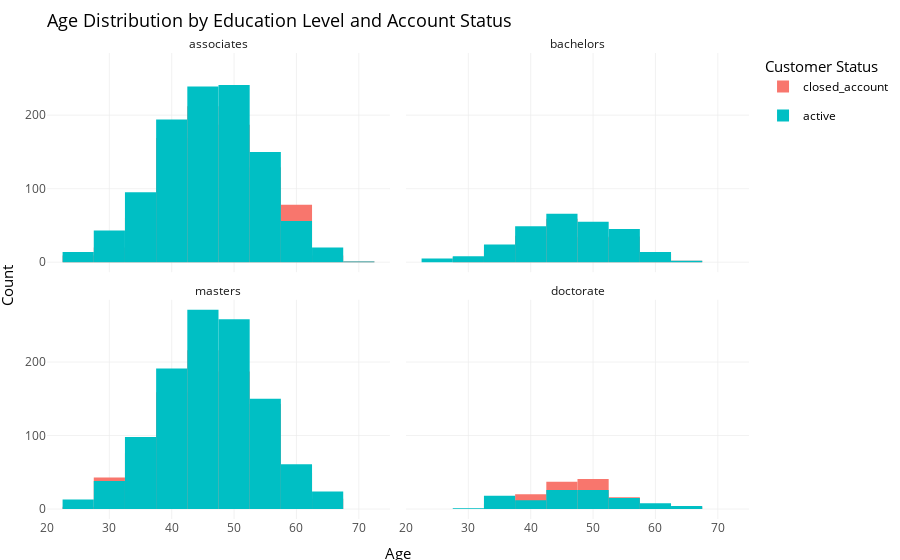

Notebook cell for this chart:
### Markdown cell above
## Supporting Analysis

### Code cell
age_summary <- credit_card_df %>%
  group_by(customer_status) %>%
  summarize(mean_age = mean(age))
age_summary

p <- ggplot(credit_card_df, aes(x = age, fill = customer_status)) +
  geom_histogram(binwidth = 5, position = "identity") +
  facet_wrap(~ education) +
  labs(title = "Age Distribution by Education Level and Account Status",
       x = "Age",
       y = "Count",
       fill = "Customer Status") +
  theme_minimal()
p <- ggplotly(p)
p

### Figure 1 — Plotly figure (JSON) as saved in the notebook; plotly's stock layout.template omitted (floating-point values rounded to 4 significant figures)
{"data": [{"orientation": "v", "width": [5, 5, 5, 5, 5, 5, 5, 5, 5, 5], "base": [0, 0, 0, 0, 0, 0, 0, 0, 0, 0], "x": [25, 30, 35, 40, 45, 50, 55, 60, 65, 70], "y": [9, 20, 60, 169, 212, 187, 129, 78, 9, 1], "text": ["count:   9<br />age: 25<br />customer_status: closed_account", "count:  20<br />age: 30<br />customer_status: closed_account", "count:  60<br />age: 35<br />customer_status: closed_account", "count: 169<br />age: 40<br />customer_status: closed_account", "count: 212<br />age: 45<br />customer_status: closed_account", "count: 187<br />age: 50<br />customer_status: closed_account", "count: 129<br />age: 55<br />customer_status: closed_account", "count:  78<br />age: 60<br />customer_status: closed_account", "count:   9<br />age: 65<br />customer_status: closed_account", "count:   1<br />age: 70<br />customer_status: closed_account"], "type": "bar", "textposition": "none", "marker": {"autocolorscale": false, "color": "rgba(248,118,109,1)", "line": {"width": 1.89, "color": "transparent"}}, "name": "closed_account", "legendgroup": "closed_account", "showlegend": true, "xaxis": "x", "yaxis": "y", "hoverinfo": "text"}, {"orientation": "v", "width": [5, 5, 5, 5, 5, 5, 5, 5, 5, 5], "base": [0, 0, 0, 0, 0, 0, 0, 0, 0, 0], "x": [25, 30, 35, 40, 45, 50, 55, 60, 65, 70], "y": [0, 7, 17, 36, 59, 34, 35, 11, 2, 0], "text": ["count:   0<br />age: 25<br />customer_status: closed_account", "count:   7<br />age: 30<br />customer_status: closed_account", "count:  17<br />age: 35<br />customer_status: closed_account", "count:  36<br />age: 40<br />customer_status: closed_account", "count:  59<br />age: 45<br />customer_status: closed_account", "count:  34<br />age: 50<br />customer_status: closed_account", "count:  35<br />age: 55<br />customer_status: closed_account", "count:  11<br />age: 60<br />customer_status: closed_account", "count:   2<br />age: 65<br />customer_status: closed_account", "count:   0<br />age: 70<br />customer_status: closed_account"], "type": "bar", "textposition": "none", "marker": {"autocolorscale": false, "color": "rgba(248,118,109,1)", "line": {"width": 1.89, "color": "transparent"}}, "name": "closed_account", "legendgroup": "closed_account", "showlegend": false, "xaxis": "x2", "yaxis": "y", "hoverinfo": "text"}, {"orientation": "v", "width": [5, 5, 5, 5, 5, 5, 5, 5, 5, 5], "base": [0, 0, 0, 0, 0, 0, 0, 0, 0, 0], "x": [25, 30, 35, 40, 45, 50, 55, 60, 65, 70], "y": [3, 43, 76, 159, 216, 187, 143, 50, 14, 0], "text": ["count:   3<br />age: 25<br />customer_status: closed_account", "count:  43<br />age: 30<br />customer_status: closed_account", "count:  76<br />age: 35<br />customer_status: closed_account", "count: 159<br />age: 40<br />customer_status: closed_account", "count: 216<br />age: 45<br />customer_status: closed_account", "count: 187<br />age: 50<br />customer_status: closed_account", "count: 143<br />age: 55<br />customer_status: closed_account", "count:  50<br />age: 60<br />customer_status: closed_account", "count:  14<br />age: 65<br />customer_status: closed_account", "count:   0<br />age: 70<br />customer_status: closed_account"], "type": "bar", "textposition": "none", "marker": {"autocolorscale": false, "color": "rgba(248,118,109,1)", "line": {"width": 1.89, "color": "transparent"}}, "name": "closed_account", "legendgroup": "closed_account", "showlegend": false, "xaxis": "x", "yaxis": "y2", "hoverinfo": "text"}, {"orientation": "v", "width": [5, 5, 5, 5, 5, 5, 5, 5, 5, 5], "base": [0, 0, 0, 0, 0, 0, 0, 0, 0, 0], "x": [25, 30, 35, 40, 45, 50, 55, 60, 65, 70], "y": [0, 0, 7, 20, 37, 41, 16, 2, 3, 0], "text": ["count:   0<br />age: 25<br />customer_status: closed_account", "count:   0<br />age: 30<br />customer_status: closed_account", "count:   7<br />age: 35<br />customer_status: closed_account", "count:  20<br />age: 40<br />customer_status: closed_account", "count:  37<br />age: 45<br />customer_status: closed_account", "count:  41<br />age: 50<br />customer_status: closed_account", "count:  16<br />age: 55<br />customer_status: closed_account", "count:   2<br />age: 60<br />customer_status: closed_account", "count:   3<br />age: 65<br />customer_status: closed_account", "count:   0<br />age: 70<br />customer_status: closed_account"], "type": "bar", "textposition": "none", "marker": {"autocolorscale": false, "color": "rgba(248,118,109,1)", "line": {"width": 1.89, "color": "transparent"}}, "name": "closed_account", "legendgroup": "closed_account", "showlegend": false, "xaxis": "x2", "yaxis": "y2", "hoverinfo": "text"}, {"orientation": "v", "width": [5, 5, 5, 5, 5, 5, 5, 5, 5, 5], "base": [0, 0, 0, 0, 0, 0, 0, 0, 0, 0], "x": [25, 30, 35, 40, 45, 50, 55, 60, 65, 70], "y": [14, 43, 95, 194, 239, 241, 150, 56, 20, 1], "text": ["count:  14<br />age: 25<br />customer_status: active", "count:  43<br />age: 30<br />customer_status: active", "count:  95<br />age: 35<br />customer_status: active", "count: 194<br />age: 40<br />customer_status: active", "count: 239<br />age: 45<br />customer_status: active", "count: 241<br />age: 50<br />customer_status: active", "count: 150<br />age: 55<br />customer_status: active", "count:  56<br />age: 60<br />customer_status: active", "count:  20<br />age: 65<br />customer_status: active", "count:   1<br />age: 70<br />customer_status: active"], "type": "bar", "textposition": "none", "marker": {"autocolorscale": false, "color": "rgba(0,191,196,1)", "line": {"width": 1.89, "color": "transparent"}}, "name": "active", "legendgroup": "active", "showlegend": true, "xaxis": "x", "yaxis": "y", "hoverinfo": "text"}, {"orientation": "v", "width": [5, 5, 5, 5, 5, 5, 5, 5, 5, 5], "base": [0, 0, 0, 0, 0, 0, 0, 0, 0, 0], "x": [25, 30, 35, 40, 45, 50, 55, 60, 65, 70], "y": [5, 8, 24, 49, 66, 55, 45, 14, 2, 0], "text": ["count:   5<br />age: 25<br />customer_status: active", "count:   8<br />age: 30<br />customer_status: active", "count:  24<br />age: 35<br />customer_status: active", "count:  49<br />age: 40<br />customer_status: active", "count:  66<br />age: 45<br />customer_status: active", "count:  55<br />age: 50<br />customer_status: active", "count:  45<br />age: 55<br />customer_status: active", "count:  14<br />age: 60<br />customer_status: active", "count:   2<br />age: 65<br />customer_status: active", "count:   0<br />age: 70<br />customer_status: active"], "type": "bar", "textposition": "none", "marker": {"autocolorscale": false, "color": "rgba(0,191,196,1)", "line": {"width": 1.89, "color": "transparent"}}, "name": "active", "legendgroup": "active", "showlegend": false, "xaxis": "x2", "yaxis": "y", "hoverinfo": "text"}, {"orientation": "v", "width": [5, 5, 5, 5, 5, 5, 5, 5, 5, 5], "base": [0, 0, 0, 0, 0, 0, 0, 0, 0, 0], "x": [25, 30, 35, 40, 45, 50, 55, 60, 65, 70], "y": [13, 38, 98, 191, 271, 258, 150, 61, 24, 0], "text": ["count:  13<br />age: 25<br />customer_status: active", "count:  38<br />age: 30<br />customer_status: active", "count:  98<br />age: 35<br />customer_status: active", "count: 191<br />age: 40<br />customer_status: active", "count: 271<br />age: 45<br />customer_status: active", "count: 258<br />age: 50<br />customer_status: active", "count: 150<br />age: 55<br />customer_status: active", "count:  61<br />age: 60<br />customer_status: active", "count:  24<br />age: 65<br />customer_status: active", "count:   0<br />age: 70<br />customer_status: active"], "type": "bar", "textposition": "none", "marker": {"autocolorscale": false, "color": "rgba(0,191,196,1)", "line": {"width": 1.89, "color": "transparent"}}, "name": "active", "legendgroup": "active", "showlegend": false, "xaxis": "x", "yaxis": "y2", "hoverinfo": "text"}, {"orientation": "v", "width": [5, 5, 5, 5, 5, 5, 5, 5, 5, 5], "base": [0, 0, 0, 0, 0, 0, 0, 0, 0, 0], "x": [25, 30, 35, 40, 45, 50, 55, 60, 65, 70], "y": [0, 1, 18, 12, 26, 26, 15, 8, 4, 0], "text": ["count:   0<br />age: 25<br />customer_status: active", "count:   1<br />age: 30<br />customer_status: active", "count:  18<br />age: 35<br />customer_status: active", "count:  12<br />age: 40<br />customer_status: active", "count:  26<br />age: 45<br />customer_status: active", "count:  26<br />age: 50<br />customer_status: active", "count:  15<br />age: 55<br />customer_status: active", "count:   8<br />age: 60<br />customer_status: active", "count:   4<br />age: 65<br />customer_status: active", "count:   0<br />age: 70<br />customer_status: active"], "type": "bar", "textposition": "none", "marker": {"autocolorscale": false, "color": "rgba(0,191,196,1)", "line": {"width": 1.89, "color": "transparent"}}, "name": "active", "legendgroup": "active", "showlegend": false, "xaxis": "x2", "yaxis": "y2", "hoverinfo": "text"}], "layout": {"margin": {"t": 52.53, "r": 7.306, "b": 37.26, "l": 43.1}, "font": {"color": "rgba(0,0,0,1)", "family": "", "size": 14.61}, "title": {"text": "Age Distribution by Education Level and Account Status", "font": {"color": "rgba(0,0,0,1)", "family": "", "size": 17.53}, "x": 0, "xref": "paper"}, "xaxis": {"domain": [0, 0.4886], "automargin": true, "type": "linear", "autorange": false, "range": [20, 75], "tickmode": "array", "ticktext": ["20", "30", "40", "50", "60", "70"], "tickvals": [20, 30, 40, 50, 60, 70], "categoryorder": "array", "categoryarray": ["20", "30", "40", "50", "60", "70"], "nticks": {}, "ticks": "", "tickcolor": {}, "ticklen": 3.653, "tickwidth": 0, "showticklabels": true, "tickfont": {"color": "rgba(77,77,77,1)", "family": "", "size": 11.69}, "tickangle": 0, "showline": false, "linecolor": {}, "linewidth": 0, "showgrid": true, "gridcolor": "rgba(235,235,235,1)", "gridwidth": 0.6642, "zeroline": false, "anchor": "y2", "title": "", "hoverformat": ".2f"}, "annotations": [{"text": "Age", "x": 0.5, "y": 0, "showarrow": false, "ax": 0, "ay": 0, "font": {"color": "rgba(0,0,0,1)", "family": "", "size": 14.61}, "xref": "paper", "yref": "paper", "textangle": 0, "xanchor": "center", "yanchor": "top", "annotationType": "axis", "yshift": -21.92}, {"text": "Count", "x": 0, "y": 0.5, "showarrow": false, "ax": 0, "ay": 0, "font": {"color": "rgba(0,0,0,1)", "family": "", "size": 14.61}, "xref": "paper", "yref": "paper", "textangle": -90, "xanchor": "right", "yanchor": "center", "annotationType": "axis", "xshift": -27.76}, {"text": "associates", "x": 0.2443, "y": 1, "showarrow": false, "ax": 0, "ay": 0, "font": {"color": "rgba(26,26,26,1)", "family": "", "size": 11.69}, "xref": "paper", "yref": "paper", "textangle": 0, "xanchor": "center", "yanchor": "bottom"}, {"text": "bachelors", "x": 0.7557, "y": 1, "showarrow": false, "ax": 0, "ay": 0, "font": {"color": "rgba(26,26,26,1)", "family": "", "size": 11.69}, "xref": "paper", "yref": "paper", "textangle": 0, "xanchor": "center", "yanchor": "bottom"}, {"text": "masters", "x": 0.2443, "y": 0.4703, "showarrow": false, "ax": 0, "ay": 0, "font": {"color": "rgba(26,26,26,1)", "family": "", "size": 11.69}, "xref": "paper", "yref": "paper", "textangle": 0, "xanchor": "center", "yanchor": "bottom"}, {"text": "doctorate", "x": 0.7557, "y": 0.4703, "showarrow": false, "ax": 0, "ay": 0, "font": {"color": "rgba(26,26,26,1)", "family": "", "size": 11.69}, "xref": "paper", "yref": "paper", "textangle": 0, "xanchor": "center", "yanchor": "bottom"}], "yaxis": {"domain": [0.5297, 1], "automargin": true, "type": "linear", "autorange": false, "range": [-13.55, 284.6], "tickmode": "array", "ticktext": ["0", "100", "200"], "tickvals": [0, 100, 200], "categoryorder": "array", "categoryarray": ["0", "100", "200"], "nticks": {}, "ticks": "", "tickcolor": {}, "ticklen": 3.653, "tickwidth": 0, "showticklabels": true, "tickfont": {"color": "rgba(77,77,77,1)", "family": "", "size": 11.69}, "tickangle": 0, "showline": false, "linecolor": {}, "linewidth": 0, "showgrid": true, "gridcolor": "rgba(235,235,235,1)", "gridwidth": 0.6642, "zeroline": false, "anchor": "x", "title": "", "hoverformat": ".2f"}, "shapes": [{"type": "rect", "line": {"width": 0, "linetype": []}, "yref": "paper", "xref": "paper", "x0": 0, "x1": 0.4886, "y0": 0.5297, "y1": 1}, {"type": "rect", "line": {"width": 0, "linetype": []}, "yref": "paper", "xref": "paper", "x0": 0, "x1": 0.4886, "y0": 0, "y1": 23.38, "yanchor": 1, "ysizemode": "pixel"}, {"type": "rect", "line": {"width": 0, "linetype": []}, "yref": "paper", "xref": "paper", "x0": 0.5114, "x1": 1, "y0": 0.5297, "y1": 1}, {"type": "rect", "line": {"width": 0, "linetype": []}, "yref": "paper", "xref": "paper", "x0": 0.5114, "x1": 1, "y0": 0, "y1": 23.38, "yanchor": 1, "ysizemode": "pixel"}, {"type": "rect", "line": {"width": 0, "linetype": []}, "yref": "paper", "xref": "paper", "x0": 0, "x1": 0.4886, "y0": 0, "y1": 0.4703}, {"type": "rect", "line": {"width": 0, "linetype": []}, "yref": "paper", "xref": "paper", "x0": 0, "x1": 0.4886, "y0": 0, "y1": 23.38, "yanchor": 0.4703, "ysizemode": "pixel"}, {"type": "rect", "line": {"width": 0, "linetype": []}, "yref": "paper", "xref": "paper", "x0": 0.5114, "x1": 1, "y0": 0, "y1": 0.4703}, {"type": "rect", "line": {"width": 0, "linetype": []}, "yref": "paper", "xref": "paper", "x0": 0.5114, "x1": 1, "y0": 0, "y1": 23.38, "yanchor": 0.4703, "ysizemode": "pixel"}], "xaxis2": {"type": "linear", "autorange": false, "range": [20, 75], "tickmode": "array", "ticktext": ["20", "30", "40", "50", "60", "70"], "tickvals": [20, 30, 40, 50, 60, 70], "categoryorder": "array", "categoryarray": ["20", "30", "40", "50", "60", "70"], "nticks": {}, "ticks": "", "tickcolor": {}, "ticklen": 3.653, "tickwidth": 0, "showticklabels": true, "tickfont": {"color": "rgba(77,77,77,1)", "family": "", "size": 11.69}, "tickangle": 0, "showline": false, "linecolor": {}, "linewidth": 0, "showgrid": true, "domain": [0.5114, 1], "gridcolor": "rgba(235,235,235,1)", "gridwidth": 0.6642, "zeroline": false, "anchor": "y2", "title": "", "hoverformat": ".2f"}, "yaxis2": {"type": "linear", "autorange": false, "range": [-13.55, 284.6], "tickmode": "array", "ticktext": ["0", "100", "200"], "tickvals": [0, 100, 200], "categoryorder": "array", "categoryarray": ["0", "100", "200"], "nticks": {}, "ticks": "", "tickcolor": {}, "ticklen": 3.653, "tickwidth": 0, "showticklabels": true, "tickfont": {"color": "rgba(77,77,77,1)", "family": "", "size": 11.69}, "tickangle": 0, "showline": false, "linecolor": {}, "linewidth": 0, "showgrid": true, "domain": [0, 0.4703], "gridcolor": "rgba(235,235,235,1)", "gridwidth": 0.6642, "zeroline": false, "anchor": "x", "title": "", "hoverformat": ".2f"}, "showlegend": true, "legend": {"bgcolor": {}, "bordercolor": {}, "borderwidth": 0, "font": {"color": "rgba(0,0,0,1)", "family": "", "size": 11.69}, "title": {"text": "Customer Status", "font": {"color": "rgba(0,0,0,1)", "family": "", "size": 14.61}}}, "hovermode": "closest", "barmode": "relative"}}
